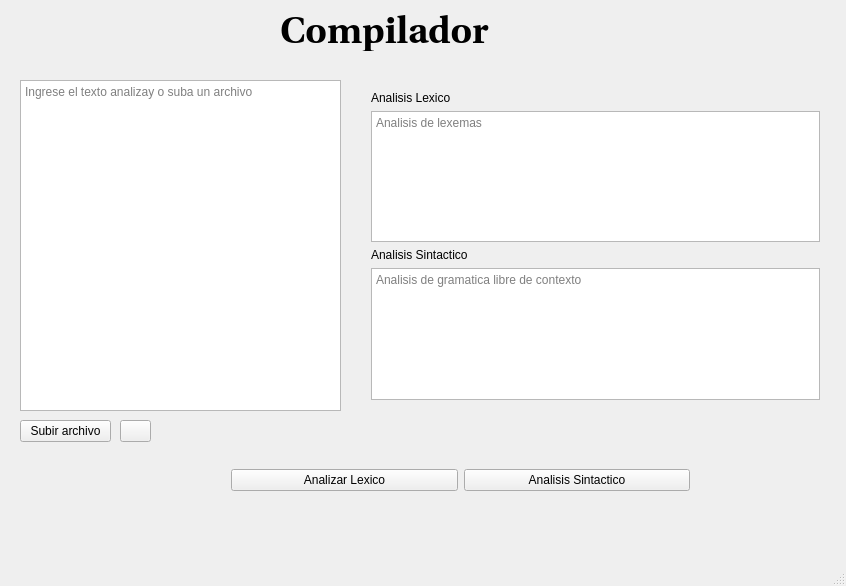
<?xml version="1.0" encoding="UTF-8"?>
<ui version="4.0">
 <class>home</class>
 <widget class="QMainWindow" name="home">
  <property name="geometry">
   <rect>
    <x>0</x>
    <y>0</y>
    <width>846</width>
    <height>586</height>
   </rect>
  </property>
  <property name="cursor">
   <cursorShape>ArrowCursor</cursorShape>
  </property>
  <property name="windowTitle">
   <string>Analizador lexico y sintactico</string>
  </property>
  <property name="autoFillBackground">
   <bool>true</bool>
  </property>
  <property name="locale">
   <locale language="Spanish" country="Panama"/>
  </property>
  <widget class="QWidget" name="centralWidget">
   <widget class="QLabel" name="label">
    <property name="geometry">
     <rect>
      <x>280</x>
      <y>10</y>
      <width>221</width>
      <height>41</height>
     </rect>
    </property>
    <property name="font">
     <font>
      <family>Utopia</family>
      <pointsize>28</pointsize>
      <weight>75</weight>
      <bold>true</bold>
     </font>
    </property>
    <property name="text">
     <string>Compilador</string>
    </property>
   </widget>
   <widget class="QWidget" name="horizontalLayoutWidget">
    <property name="geometry">
     <rect>
      <x>220</x>
      <y>440</y>
      <width>481</width>
      <height>81</height>
     </rect>
    </property>
    <layout class="QHBoxLayout" name="horizontalLayout">
     <item>
      <widget class="QPushButton" name="bt_lexico">
       <property name="text">
        <string>Analizar Lexico</string>
       </property>
      </widget>
     </item>
     <item>
      <widget class="QPushButton" name="bt_sintactico">
       <property name="text">
        <string>Analisis Sintactico</string>
       </property>
      </widget>
     </item>
    </layout>
   </widget>
   <widget class="QWidget" name="verticalLayoutWidget">
    <property name="geometry">
     <rect>
      <x>360</x>
      <y>80</y>
      <width>471</width>
      <height>331</height>
     </rect>
    </property>
    <layout class="QVBoxLayout" name="verticalLayout">
     <item>
      <widget class="QLabel" name="label_2">
       <property name="text">
        <string>Analisis Lexico</string>
       </property>
      </widget>
     </item>
     <item>
      <widget class="QTextEdit" name="tx_lexico">
       <property name="placeholderText">
        <string>Analisis de lexemas</string>
       </property>
      </widget>
     </item>
     <item>
      <widget class="QLabel" name="label_3">
       <property name="text">
        <string>Analisis Sintactico</string>
       </property>
      </widget>
     </item>
     <item>
      <widget class="QTextEdit" name="tx_sintactico">
       <property name="placeholderText">
        <string>Analisis de gramatica libre de contexto</string>
       </property>
      </widget>
     </item>
    </layout>
   </widget>
   <widget class="QTextEdit" name="tx_ingreso">
    <property name="geometry">
     <rect>
      <x>20</x>
      <y>80</y>
      <width>321</width>
      <height>331</height>
     </rect>
    </property>
    <property name="placeholderText">
     <string>Ingrese el texto analizay o suba un archivo</string>
    </property>
   </widget>
   <widget class="QPushButton" name="bt_archivo">
    <property name="geometry">
     <rect>
      <x>20</x>
      <y>420</y>
      <width>91</width>
      <height>22</height>
     </rect>
    </property>
    <property name="text">
     <string>Subir archivo</string>
    </property>
   </widget>
   <widget class="QPushButton" name="bt_limpiar">
    <property name="geometry">
     <rect>
      <x>120</x>
      <y>420</y>
      <width>31</width>
      <height>22</height>
     </rect>
    </property>
    <property name="focusPolicy">
     <enum>Qt::StrongFocus</enum>
    </property>
    <property name="text">
     <string/>
    </property>
    <property name="icon">
     <iconset>
      <normaloff>delete.png</normaloff>delete.png</iconset>
    </property>
    <property name="iconSize">
     <size>
      <width>32</width>
      <height>32</height>
     </size>
    </property>
   </widget>
  </widget>
  <widget class="QStatusBar" name="estado">
   <property name="font">
    <font>
     <family>NanumGothicExtraBold</family>
     <pointsize>36</pointsize>
     <weight>75</weight>
     <bold>true</bold>
     <underline>true</underline>
    </font>
   </property>
  </widget>
 </widget>
 <layoutdefault spacing="6" margin="11"/>
 <resources/>
 <connections/>
</ui>
